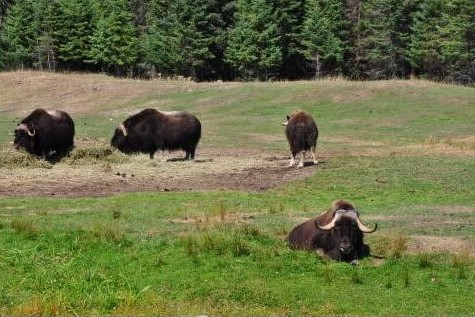
#> input picture Experiment1-4/2.jpg, 475 x 317 px, found by its file name
$ python Experiment2.py
#> lines starting #> are read from the running program, lines starting #| are printed output that depends on the picture; after the words box and inside, x2 and y2 are one past the last pixel; in counts of white or black regions, pixels touching at a corner belong together
#> further down, img is the input picture: shape (317, 475, 3); mean B, G, R 69.8, 113.8, 107.5
import cv2 as cv
import matplotlib.pyplot as plt
import numpy as np

"""
图像增强是指按特定的需要突出一幅图像中的某些信息，同时，消弱或去除某些不需要的信息的处理方法。
其主要目的是处理后的图像对某些特定的应用比原来的图像更加有效。
图像增强技术主要有直方图修改处理、图像平滑化处理、图像尖锐化处理和彩色处理技术等。
"""


# 灰度直方图
# 直方图是多种空间域处理技术的基础。直方图操作能有效地用于图像增强。
# 除了提供有用的图像统计资料外，直方图固有的信息在其他图像处理应用中也是非常有用的，如图像压缩与分割。
# 直方图在软件中易于计算，也适用于商用硬件设备，因此，它们成为了实时图像处理的一个流行工具。
# 直方图是图像的最基本的统计特征，它反映的是图像的灰度值的分布情况。
# 直方图均衡化的目的是使图像在整个灰度值动态变化范围内的分布均匀化，改善图像的亮度分布状态，增强图像的视觉效果。
# 灰度直方图是图像预处理中涉及最广泛的基本概念之一。
# 图像的直方图事实上就是图像的亮度分布的概率密度函数，是一幅图像的所有象素集合的最基本的统计规律。
# 直方图反映了图像的明暗分布规律，可以通过图像变换进行直方图调整，获得较好的视觉效果。
# 直方图均衡化是通过灰度变换将一幅图像转换为另一幅具有均衡直方图，即在每个灰度级上都具有相同的象素点数的过程。
def img_hist_function(img):
    img_GRAY = cv.cvtColor(img, cv.COLOR_BGR2GRAY)
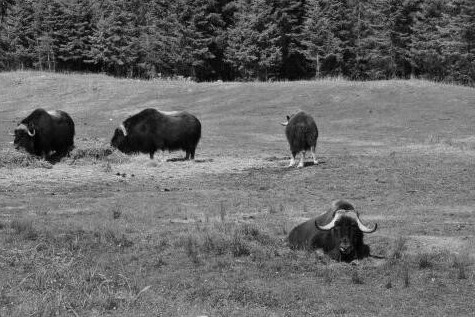
#> img_GRAY: shape (317, 475); min 0, max 244, mean 106.9
    cv.imshow("gray", img_GRAY)
    cv.waitKey(0)
    # 绘制直方图
    hist_ori = cv.calcHist([img_GRAY], [0], None, [256], [0, 255])
#> hist_ori = 256 values, max 2247 at index 133, min 0 at index 222, mean 588.2
    plt.figure()
    plt.plot(hist_ori)

    # 直方图均衡化
    equ = cv.equalizeHist(img_GRAY)
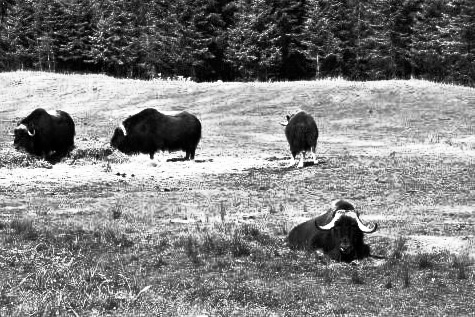
#> equ: shape (317, 475); min 0, max 255, mean 128.5
    cv.imshow("equ", equ)
    cv.waitKey(0)
    cv.destroyAllWindows()
    hist_equ = cv.calcHist([equ], [0], None, [256], [0, 255])
#> hist_equ = 256 values, max 2247 at index 178, min 0 at index 70, mean 587
    plt.figure()
    plt.plot(hist_equ)
    plt.show()
#> figure, not shown here; curve peaks at x = 133, y = 2247
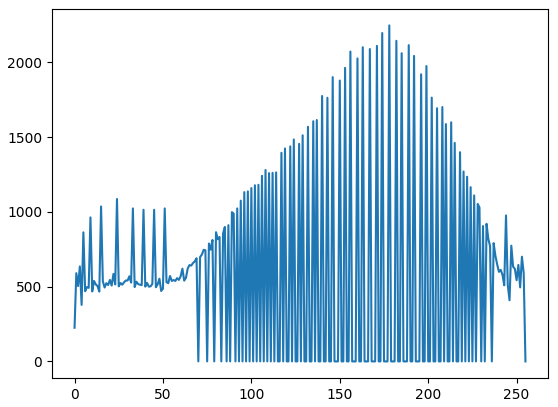
#> figure drawn by matplotlib, 1 panel; curve peaks at x = 178, y = 2247

# 滤波也可对RGB的每个通道单独进行滤波，然后再合并通道，这样可以保留图像的颜色信息
# 空域中的平滑滤波
# 平滑滤波是低频增强的空间域滤波技术。它的目的有两类：一类是模糊；另一类是消除噪音。
# 空间域的平滑滤波一般采用简单平均法进行，就是求邻近像元点的平均亮度值。
# 邻域的大小与平滑的效果直接相关，邻域越大平滑的效果越好。
# 但邻域过大，平滑会使边缘信息损失的越大，从而使输出的图像变得模糊，因此需合理选择邻域的大小。
def img_smoothF_function(img):
    img_GRAY = cv.cvtColor(img, cv.COLOR_BGR2GRAY)
    # 均值滤波，卷积核大小为 3*5, 卷积核的大小是可以设定的
    blur_mean = cv.blur(img_GRAY, (3, 5))
    box_mean = cv.boxFilter(img_GRAY, -1, (3, 5))
    cv.imshow("blur_mean", blur_mean)
    cv.waitKey(0)
    cv.imshow("box_mean", box_mean)
    cv.waitKey(0)

    # 高斯模糊滤波，(5,5)表示的是卷积核的大小，0 表示的是沿 x 与 y 方向上的标准差
    blur_gauss = cv.GaussianBlur(img_GRAY, (5, 5), 0)
    cv.imshow("blur_gauss", blur_gauss)
    cv.waitKey(0)

    # 中值滤波，5 表示的是卷积核的大小
    blur_mid = cv.medianBlur(img_GRAY, 5)
    cv.imshow("blur_mid", blur_mid)
    cv.waitKey(0)
    cv.destroyAllWindows()


# 空域中的锐化滤波
# 图像锐化(image sharpening)是补偿图像的轮廓，增强图像的边缘及灰度跳变的部分，使图像变得清晰
def img_sharpF_function(img):
    # 灰度化
    img_GRAY = cv.cvtColor(img, cv.COLOR_BGR2GRAY)
    # 图像高斯滤波去噪
    blur = cv.GaussianBlur(img_GRAY, (3, 3), 1, 1)  # 核尺寸通过对图像的调节自行定义
    # 图像阈值化处理
    ret, thresh = cv.threshold(blur, 127, 255, cv.THRESH_BINARY)  # 二进制阈值化
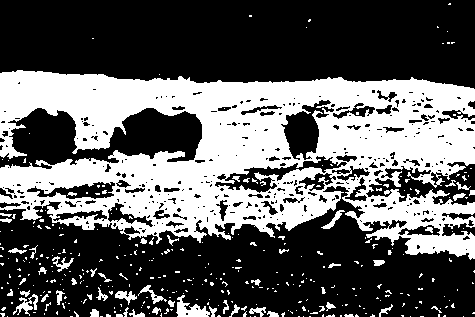
#> thresh: shape (317, 475); 37.4% white; 355 white regions (304 under 20 px), largest, box (x1, y1, x2, y2) and area: (0, 70, 475, 260) 52043, (176, 295, 210, 317) 371, (13, 294, 38, 316) 207
    # 此处还可以进行形态学处理，前面如果达标，这步骤可以省略

    # 轮廓提取

    # Roberts 算子
    # Roberts 算法又称为交叉微分算法，它是基于交叉差分的梯度算法，通过局部差分计算检测边缘线条。
    # 常用来处理具有陡峭的低噪声图像。
    # 当图像边缘接近于正 45 度或负 45 度时，该算法处理效果更理想。
    # 定义 Roberts 算子的卷积核
    R_kernelx = np.array([[-1, 0], [0, 1]], dtype=int)
    R_kernely = np.array([[0, -1], [1, 0]], dtype=int)
    # 调用 OpenCV 的 filter2D() 函数利用卷积核实现对图像的卷积运算，实现边缘提取
    R_x = cv.filter2D(thresh, cv.CV_16S, R_kernelx)
    R_y = cv.filter2D(thresh, cv.CV_16S, R_kernely)
    # 取绝对值转 uint8
    R_absX = cv.convertScaleAbs(R_x)
#> R_absX: shape (317, 475); 8.3% white in thin lines or dots
    R_absY = cv.convertScaleAbs(R_y)
#> R_absY: shape (317, 475); 8.1% white in thin lines or dots
    # 通过 addWeighted() 函数来进行 x 方向与 y 方向上的结合
    Roberts = cv.addWeighted(R_absX, 0.5, R_absY, 0.5, 0)
    cv.imshow("Roberts", Roberts)
    cv.waitKey()

    # Prewitt 算子
    # Prewitt 算子是一种一阶微分算子的边缘检测，利用像素点上下、左右邻点的灰度差，在边缘处达到极值检测边缘，去掉部分伪边缘，对噪声具有平滑作用。
    # 其原理是在图像空间利用两个方向模板与图像进行邻域卷积来完成的，这两个方向模板一个检测水平边缘，一个检测垂直边缘。
    # Prewitt 算法适合用来识别噪声较多、灰度渐变的图像；
    # 定义 Roberts 算子的卷积核
    P_kernelx = np.array([[1, 1, 1], [0, 0, 0], [-1, -1, -1]], dtype=int)
    P_kernely = np.array([[-1, 0, 1], [-1, 0, 1], [-1, 0, 1]], dtype=int)
    # 调用 OpenCV 的 filter2D() 函数利用卷积核实现对图像的卷积运算，实现边缘提取
    P_x = cv.filter2D(thresh, -1, P_kernelx)
#> P_x: shape (317, 475); 9.6% white in thin lines or dots
    P_y = cv.filter2D(thresh, -1, P_kernely)
#> P_y: shape (317, 475); 8.5% white in thin lines or dots
    # 取绝对值转 uint8
    P_absX = cv.convertScaleAbs(P_x)
    P_absY = cv.convertScaleAbs(P_y)
    # 通过 addWeighted() 函数来进行 x 方向与 y 方向上的结合
    Prewitt = cv.addWeighted(P_absX, 0.5, P_absY, 0.5, 0)
    cv.imshow("Prewitt", Prewitt)
    cv.waitKey()

    # Sobel 算子
    # Sobel 算法(索贝尔算子)是一种用于边缘检测的离散微分算子，它结合了高斯平滑和微分求导。
    # 该算子用于计算图像明暗程度近似值，根据图像边缘旁边明暗程度把该区域内超过某个数的特定点记为边缘。
    # Sobel 算子在 Prewitt 算子的基础上增加了权重的概念，认为相邻点的距离远近对当前像素点的影响是不同的，
    # 距离越近的像素点对应当前像素的影响越大，从而实现图像锐化并突出边缘轮廓。
    # 当对精度要求不是很高时，Sobel 算子是一种较为常用的边缘检测方法。
    # Roberts 算子的卷积核
    # So_kerneldx = np.array([[1, 2, 1], [0, 0, 0], [-1, -2, -1]], dtype=int)
    # So_kerneldy = np.array([[-1, 0, 1], [-2, 0, 2], [-1, 0, 1]], dtype=int)
    # OpenCV 中提供了专门的 Soble 算法的库函数,可以直接使用
    S_x = cv.Sobel(thresh, cv.CV_16S, 1, 0)  # 对 x 求一阶导
    S_y = cv.Sobel(thresh, cv.CV_16S, 0, 1)  # 对 y 求一阶导
    # 取绝对值转 uint8
    S_absX = cv.convertScaleAbs(S_x)
#> S_absX: shape (317, 475); 17.3% white in thin lines or dots
    S_absY = cv.convertScaleAbs(S_y)
#> S_absY: shape (317, 475); 19.4% white in thin lines or dots
    # 通过 addWeighted() 函数来进行 x 方向与 y 方向上的结合
    Sobel = cv.addWeighted(S_absX, 0.5, S_absY, 0.5, 0)
    cv.imshow("Sobel", Sobel)
    cv.waitKey()
    cv.destroyAllWindows()


# 频域中的低通（平滑）滤波器
def low_pass_filtering(img, size):  # size为滤波尺寸
#> called with size = 100
    img_GRAY = cv.cvtColor(img, cv.COLOR_BGR2GRAY)
    # 傅里叶变换
    img_dft = np.fft.fft2(img_GRAY)
    dft_shift = np.fft.fftshift(img_dft)  # 将频域从左上角移动到中间
    # 低通滤波
    h, w = dft_shift.shape[0:2]  # 获取图像属性（高、宽和图像通道数）
#> h = 317; w = 475
    h_center, w_center = int(h / 2), int(w / 2)  # 找到傅里叶频谱图的中心点
#> h_center = 158; w_center = 237
    dft_shift_black = np.zeros((h, w), np.uint8)
    # 中心点加减滤波尺寸的一半，刚好形成一个定义尺寸的滤波大小，然后设置为1，保留低频部分
    dft_shift_black[
        h_center - int(size / 2) : h_center + int(size / 2),
        w_center - int(size / 2) : w_center + int(size / 2),
    ] = 1
    dft_shift = dft_shift * dft_shift_black  # 将定义的低通滤波与传入的傅里叶频谱图一一对应相乘，得到低通滤波
    res = np.log(np.abs(dft_shift))
    # 傅里叶逆变换
    idft_shift = np.fft.ifftshift(dft_shift)  # 将频域从中间移动到左上角
    ifimg = np.fft.ifft2(idft_shift)
    ifimg = np.abs(ifimg)
    cv.imshow("lowPassFilter", np.int8(ifimg))
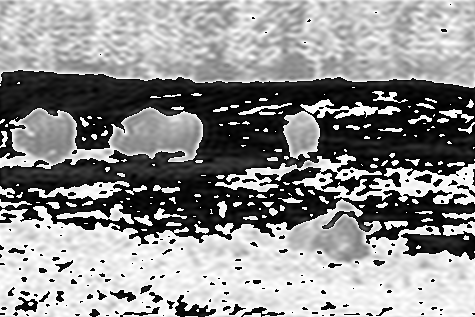
#> window 'lowPassFilter': shape (317, 475) int8; min -128, max 127, mean 13.7; drawn with min black and max white
    cv.waitKey(0)
    cv.destroyAllWindows()


# 频域中的高通（锐化）滤波器
def high_pass_filtering(img, size):  # size为滤波尺寸
#> called with size = 50
    img_GRAY = cv.cvtColor(img, cv.COLOR_BGR2GRAY)
    # 傅里叶变换
    img_dft = np.fft.fft2(img_GRAY)
    dft_shift = np.fft.fftshift(img_dft)  # 将频域从左上角移动到中间
    # 高通滤波
    h, w = dft_shift.shape[0:2]  # 获取图像属性（高、宽和图像通道数）
#> h = 317; w = 475
    h_center, w_center = int(h / 2), int(w / 2)  # 找到傅里叶频谱图的中心点
#> h_center = 158; w_center = 237
    # 中心点加减滤波尺寸的一半，刚好形成一个定义尺寸的滤波大小，然后设置为0
    dft_shift[
        h_center - int(size / 2) : h_center + int(size / 2),
        w_center - int(size / 2) : w_center + int(size / 2),
    ] = 0
    res = np.log(np.abs(dft_shift))
    # 傅里叶逆变换
    idft_shift = np.fft.ifftshift(dft_shift)  # 将频域从中间移动到左上角
    img_idft = np.fft.ifft2(idft_shift)
    img_idft = np.abs(img_idft)
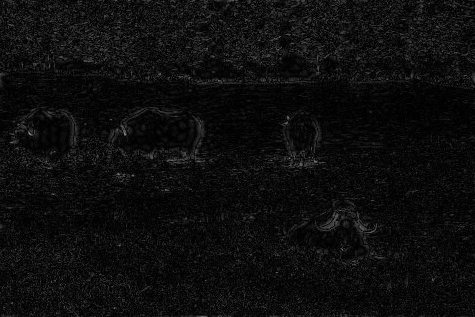
#> img_idft: shape (317, 475) float64; min 0.0171, max 147.6, mean 13.9
    cv.imshow("highPassFilter", np.int8(img_idft))
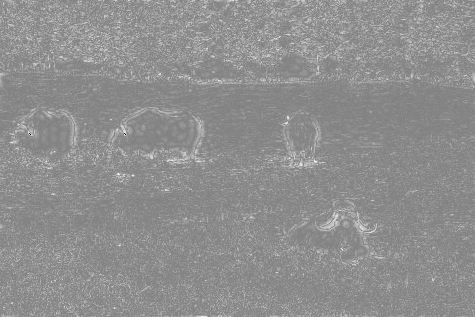
#> window 'highPassFilter': shape (317, 475) int8; min -124, max 121, mean 13.4; drawn with min black and max white
    cv.waitKey(0)
    cv.destroyAllWindows()


if __name__ == "__main__":
    # 读取图像，并以 numpy 数组形式储存
    img = cv.imread("Experiment1-4/2.jpg")
    img_hist_function(img)
    cv.destroyAllWindows()
    img_smoothF_function(img)
    img_sharpF_function(img)
    cv.destroyAllWindows()
    low_pass_filtering(img, 100)
    high_pass_filtering(img, 50)
    cv.destroyAllWindows()

$ run again, with Experiment1-4/3.jpg copied over Experiment1-4/2.jpg
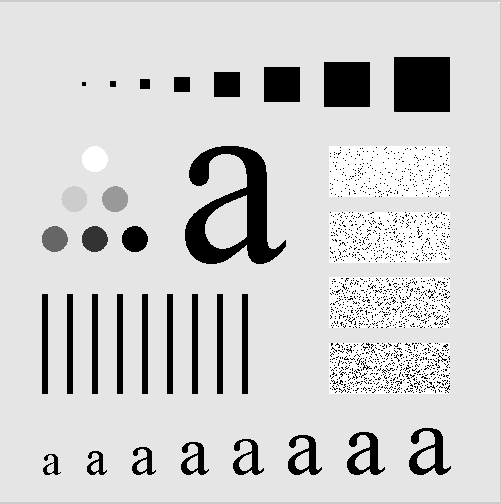
#> input picture Experiment1-4/3.jpg, 501 x 504 px, found by its file name
#> img is the input picture: shape (504, 501, 3); mean B, G, R 207.3, 207.3, 207.4
#> hist_ori = 256 values, max 200492 at index 229, min 0 at index 1, mean 899.7
#> hist_equ = 256 values, max 200494 at index 230, min 0 at index 3, mean 899.7
#> in img_sharpF_function, `ret, thresh = cv.threshold(blur, 127, 255, cv.THRESH_BINARY)`:
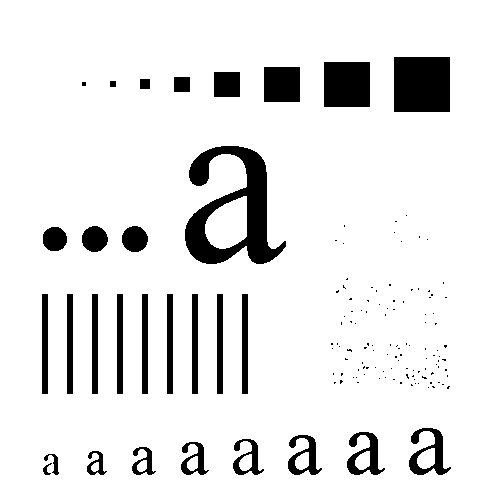
#> thresh: shape (504, 501); 90.7% white; 139 black regions (110 under 20 px), largest, box (x1, y1, x2, y2) and area: (185, 146, 286, 264) 5101, (394, 57, 450, 112) 3080, (324, 62, 370, 107) 2070
#> R_absX: shape (504, 501); 2.2% white in thin lines or dots, all inside (x1, y1, x2, y2) = (42, 57, 452, 476)
#> P_x: shape (504, 501); 1.4% white in thin lines or dots, all inside (x1, y1, x2, y2) = (41, 56, 452, 474)
#> P_y: shape (504, 501); 2.2% white in thin lines or dots, all inside (x1, y1, x2, y2) = (46, 56, 452, 476)
#> S_absX: shape (504, 501); 4.4% white in thin lines or dots, all inside (x1, y1, x2, y2) = (41, 56, 452, 476)
#> in high_pass_filtering, `cv.imshow("highPassFilter", np.int8(img_idft))`:
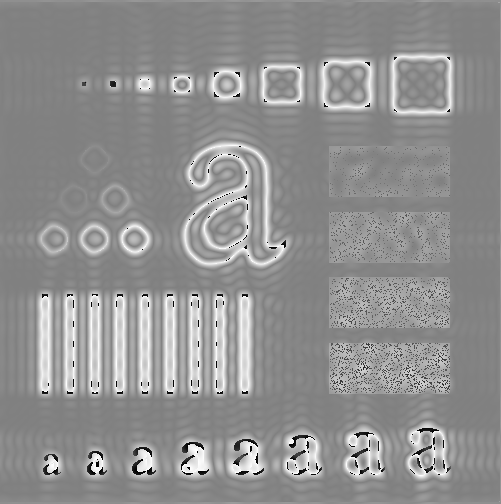
#> window 'highPassFilter': shape (504, 501) int8; min -128, max 127, mean 16.5; drawn with min black and max white

$ run again, with Experiment1-4/4.jpg copied over Experiment1-4/2.jpg
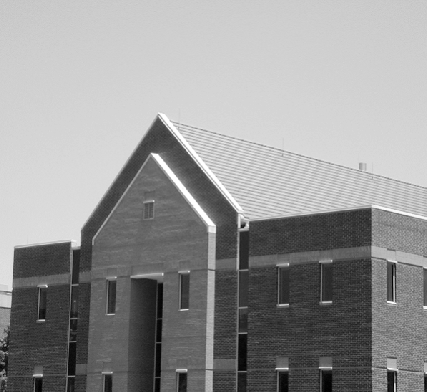
#> input picture Experiment1-4/4.jpg, 427 x 392 px, found by its file name
#> img is the input picture: shape (392, 427, 3); mean B, G, R 149.4, 149.4, 149.4
#> hist_ori = 256 values, max 11744 at index 212, min 0 at index 13, mean 651.4
#> hist_equ = 256 values, max 11744 at index 223, min 0 at index 15, mean 651.4
#> in img_sharpF_function, `ret, thresh = cv.threshold(blur, 127, 255, cv.THRESH_BINARY)`:
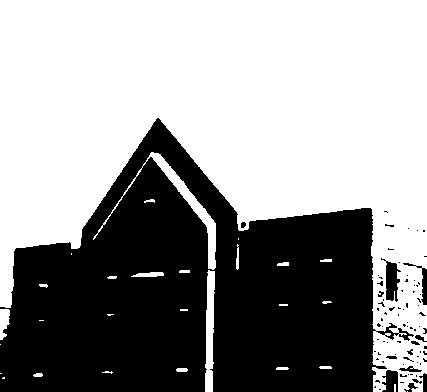
#> thresh: shape (392, 427); 59.2% white; 82 black regions (68 under 20 px), largest, box (x1, y1, x2, y2) and area: (0, 118, 414, 392) 66740, (381, 258, 401, 302) 436, (382, 370, 398, 392) 261
#> R_absX: shape (392, 427); 1.8% white in thin lines or dots, all inside (x1, y1, x2, y2) = (0, 118, 427, 392)
#> P_x: shape (392, 427); 2.2% white in thin lines or dots, all inside (x1, y1, x2, y2) = (0, 117, 427, 391)
#> P_y: shape (392, 427); 1.8% white in thin lines or dots, all inside (x1, y1, x2, y2) = (1, 117, 426, 392)
#> in high_pass_filtering, `cv.imshow("highPassFilter", np.int8(img_idft))`:
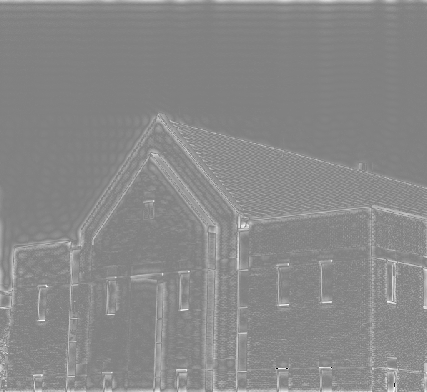
#> window 'highPassFilter': shape (392, 427) int8; min -128, max 127, mean 8.6; drawn with min black and max white
